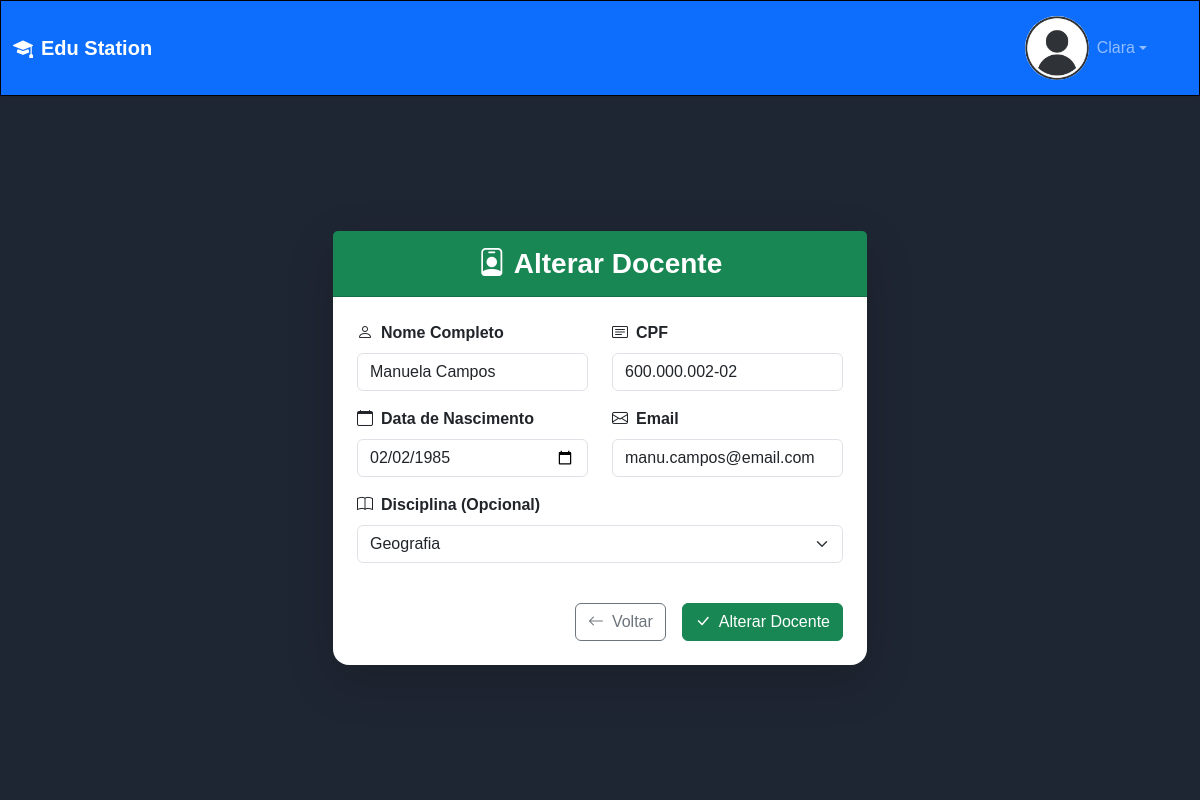
The page /docente/alter_docente/41 (signed in) on the database its author committed.
### docente/models.py (models this page shows, shortened)
class Docente(models.Model):
    user = models.OneToOneField(User, on_delete=models.CASCADE, primary_key=True)
    cpf = models.CharField(max_length=14, unique=True)
    data_nasc = models.DateField(default=datetime.date.today)
    turma = models.ForeignKey(Turma, on_delete=models.SET_NULL, null=True, blank=True)
    disciplina = models.ForeignKey(Disciplina, on_delete=models.SET_NULL, null=True, blank=True)
    class Meta:
        verbose_name = 'Docente'

### disciplina/models.py (models this page shows, shortened)
class Disciplina(models.Model):
    nome_disciplina = models.CharField(max_length=50)
    data_criacao = models.DateTimeField(default='1999-01-01')
    class Meta:
        verbose_name = 'Disciplina'

### docente/views.py (the view, shortened to what this page needs)
# urls.py: path('alter_docente/<int:id>', altDocente, name='altDocente'),
@login_required(login_url='loginInicio:login_usuario')
def altDocente(request, id):
    docente = get_object_or_404(Docente, pk=id)
    if request.method == "GET":
        disciplinas_disponiveis = Disciplina.objects.all()
        return render(request, 'cadDocente.html', {
            'submit': 'Alterar Docente',
            'titulo': 'Alterar Docente',
            'docente': docente,
            'disciplinas': disciplinas_disponiveis  # <<< 8. Enviar para o template
        })

### docente/templates/cadDocente.html (shortened to what this page needs)
{% extends "base.html" %}
{% load static %}
{% block main %}
<div class="container h-100 d-flex align-items-center justify-content-center">
    <div class="row justify-content-center w-100">
        <div class="col-md-8 col-lg-6">
            <div class="card shadow-lg border-0 rounded-4">
                <div class="card-header bg-success text-white text-center py-3">
                    <h3 class="mb-0 fw-bold">
                        <i class="bi bi-person-badge me-2"></i>{{ titulo|default:"Cadastro Docente" }}
                    </h3>
                </div>
                <div class="card-body p-4">
                    <form method="post" id="cadastro-form">
                        <div class="row">
                            <div class="col-md-6 mb-3">
                                <label for="nome" class="form-label fw-semibold">
                                    <i class="bi bi-person me-2"></i>Nome Completo
                                </label>
                                <input type="text" class="form-control" name="nome" id="nomeCad"
                                       placeholder="Digite seu nome completo"
                                       value="{% if docente %}{{ docente.user.first_name }} {{ docente.user.last_name }}{% endif %}" required>
                            </div>
                            <div class="col-md-6 mb-3">
                                <label for="cpf" class="form-label fw-semibold">
                                    <i class="bi bi-card-text me-2"></i>CPF
                                </label>
                                <input type="text" class="form-control" name="cpf" id="cpfCad"
                                       placeholder="000.000.000-00"
                                       value="{% if docente %}{{ docente.cpf }}{% endif %}"
                                       {% if docente %}readonly{% endif %} required
                                       data-format="cpf">
                            </div>
                        </div>
                        <div class="row">
                            <div class="col-md-6 mb-3">
                                <label for="Data de Nascimento" class="form-label fw-semibold">
                                    <i class="bi bi-calendar me-2"></i>Data de Nascimento
                                </label>
                                <input type="date" class="form-control" name="Data de Nascimento" id="dateCad"
                                       value="{% if docente %}{{ docente.data_nasc|date:'Y-m-d' }}{% endif %}" required>
                            </div>
                            <div class="col-md-6 mb-3">
                                <label for="Email" class="form-label fw-semibold">
                                    <i class="bi bi-envelope me-2"></i>Email
                                </label>
                                <input type="email" class="form-control" name="Email" id="emailCad"
                                       placeholder="seu@email.com"
                                       value="{% if docente %}{{ docente.user.email }}{% endif %}" required>
                            </div>
                        </div>
                        <div class="row">
                            <div class="col-12 mb-3">
                                <label for="disciplina" class="form-label fw-semibold">
                                    <i class="bi bi-book me-2"></i>Disciplina (Opcional)
                                </label>
                                <select class="form-select" name="disciplina" id="disciplinaCad">
                                    {% for disciplina in disciplinas %}
                                    <option value="{{ disciplina.id }}"
                                        {% if docente and docente.disciplina == disciplina %}
                                            selected
                                        {% endif %}
                                    >{{ disciplina.nome_disciplina }}</option>
                                    {% endfor %}
                                </select>
                            </div>
                        </div>
                        <div class="d-grid gap-2 d-md-flex justify-content-md-end mt-4">
                            <a href={% url "docente:docente" %} class="btn btn-outline-secondary me-md-2">
                                <i class="bi bi-arrow-left me-2"></i>Voltar
                            </a>
                            <button type="submit" class="btn btn-success" id="submit">
                                <i class="bi bi-check-lg me-2"></i>{{ submit|default:'Cadastrar' }}
                            </button>
                        </div>
                    </form>
                </div>
            </div>
        </div>
    </div>
</div>
{% endblock main %}

### loginInicio/templates/base.html (shortened to what this page needs)
{% load static %}
<!DOCTYPE html>
<html lang="pt-br">
<head>
    <link href="https://cdn.jsdelivr.net/npm/bootstrap@5.3.2/dist/css/bootstrap.min.css" rel="stylesheet">
    <link rel="stylesheet" href="https://cdn.jsdelivr.net/npm/bootstrap-icons@1.11.1/font/bootstrap-icons.css">
    <link rel="stylesheet" href={% static "css/base.css" %}>
</head>
<body class="bg-light d-flex flex-column" style="height: 100vh;">
    <nav class="navbar navbar-expand-lg navbar-dark bg-primary shadow-sm">
        <div class="container-fluid">
            <a class="navbar-brand fw-bold" href={% url "loginInicio:inicio" %}>
                <i class="bi bi-mortarboard-fill me-2"></i>Edu Station
            {% if user.is_authenticated %}
            <div class="navbar-nav ms-auto">
                <div class="nav-item dropdown">
                    <a class="nav-link dropdown-toggle d-flex align-items-center" href="#" role="button" data-bs-toggle="dropdown">
                        <img src={% static "img/icone_perfil.jpg" %} alt="perfil" class="rounded-circle me-2" width="32" height="64">
                        <span class="d-none d-md-inline">{{ user.first_name|default:user.username }}</span>
                    </a>
                </div>
            </div>
            {% endif %}
        </div>
    </nav>
    <main class="container-fluid flex-grow-1 d-flex flex-column" style="overflow-y: auto;">
        {% block main %}
        {% endblock main %}
    </main>
</body>
</html>

### static/css/base.css (style rules this page uses)
:root { --cor-infos: #51A3A3; --cor-main: #1F2633; --cor-links: black; --borda: 1px black solid; }
* { font-family: Arial, Helvetica, sans-serif; margin: 0; padding: 0; box-sizing: border-box; list-style: none; text-decoration: none; }
a { color: var(--cor-links); }

### rows shown on the page
Docente: nome "Manuela Campos", cpf "600.000.002-02", data_nasc "02/02/1985", Email "manu.campos@email.com", disciplina "Geografia"

### other values the page prints
{{ user.first_name|default:user.username }} "Clara"
{{ titulo|default:"Cadastro Docente" }} "Alterar Docente"
{{ submit|default:'Cadastrar' }} "Alterar Docente"
